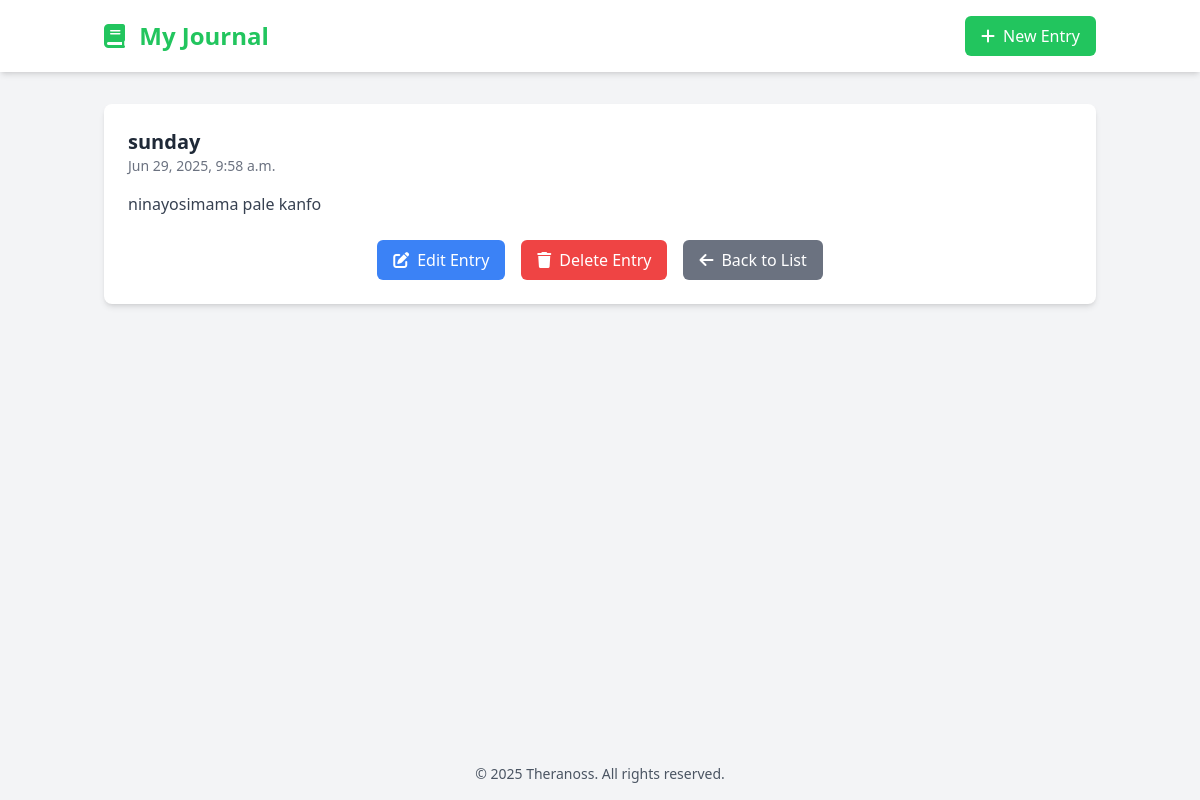
The app's page /journals/6/ with its own data.
### journals/models.py (models this page shows, shortened)
class UserEntryJournal(models.Model):
    user=models.ForeignKey(settings.AUTH_USER_MODEL, on_delete=models.CASCADE,related_name="journal_entries", null=True)
    title=models.CharField(max_length=200)
    content=HTMLField()
    created_at=models.DateTimeField(auto_now_add=True)
    updated_at=models.DateTimeField(auto_now=True)
    mood=models.CharField(max_length=20, choices=MOOD_CHOICES,blank=True,null=True, help_text="How are you feeling? ")
    class Meta:
        ordering=['-created_at']

### journals/views.py (the view)
# urls.py: path('<int:pk>/', JournalEntryDetailView.as_view(), name='entry_detail'),
class JournalEntryDetailView(DetailView):
    model = UserEntryJournal
    template_name = 'journals/journal_detail.html' # You'll need to create this template
    context_object_name = 'entry'

### journals/templates/journals/journal_detail.html (shortened to what this page needs)
<!DOCTYPE html>
<html lang="en" class="dark:dark">
<head>
    <script src="https://cdn.tailwindcss.com"></script>
    <link href="https://cdnjs.cloudflare.com/ajax/libs/font-awesome/6.0.0-beta3/css/all.min.css" rel="stylesheet">
</head>
<body class="bg-gray-100 dark:bg-gray-900 min-h-screen flex flex-col">
    <header class="bg-white dark:bg-gray-800 shadow-md">
        <div class="container mx-auto p-4 flex justify-between items-center">
            <h1 class="text-2xl font-bold text-green-500 dark:text-green-400">
                <i class="fas fa-book mr-2"></i> My Journal
            </h1>
            <a href="{% url 'entry_create'%}" class="bg-green-500 text-white px-4 py-2 rounded-md hover:bg-green-600 transition flex items-center">
                <i class="fas fa-plus mr-2"></i> New Entry
            </a>
        </div>
    </header>
    <main class="container mx-auto p-4 flex-grow">
        <section class="bg-white dark:bg-gray-800 rounded-lg shadow-md p-6 mt-4">
            <div class="mb-4">
                <h2 class="text-xl font-semibold text-gray-800 dark:text-gray-100">{{ entry.title }}</h2>
                <p class="text-sm text-gray-500 dark:text-gray-400">{{ entry.created_at|date:"M d, Y, P" }}</p>
            </div>
            <div class="prose dark:prose-invert text-gray-700 dark:text-gray-200">
                {{ entry.content|safe }}
            </div>
            <div class="flex flex-col sm:flex-row gap-4 mt-6 justify-center">
                <a href="{% url 'entry_update' entry.pk %}" class="bg-blue-500 text-white px-4 py-2 rounded-md hover:bg-blue-600 transition flex items-center">
                    <i class="fas fa-edit mr-2"></i> Edit Entry
                </a>
                <a href="{% url 'entry_delete' entry.pk %}" class="bg-red-500 text-white px-4 py-2 rounded-md hover:bg-red-600 transition flex items-center">
                    <i class="fas fa-trash mr-2"></i> Delete Entry
                </a>
                <a href="{% url 'journal_list' %}" class="bg-gray-500 text-white px-4 py-2 rounded-md hover:bg-gray-600 transition flex items-center">
                    <i class="fas fa-arrow-left mr-2"></i> Back to List
                </a>
            </div>
        </section>
    </main>
    <footer class="bg-gray-100 dark:bg-gray-900 p-4 text-center text-sm text-gray-600 dark:text-gray-300">
        © 2025 Theranoss. All rights reserved.
    </footer>
</body>
</html>

### records on screen
UserEntryJournal: title "sunday", created_at "Jun 29, 2025, 9:58 a.m.", content "ninayosimama pale kanfo"
